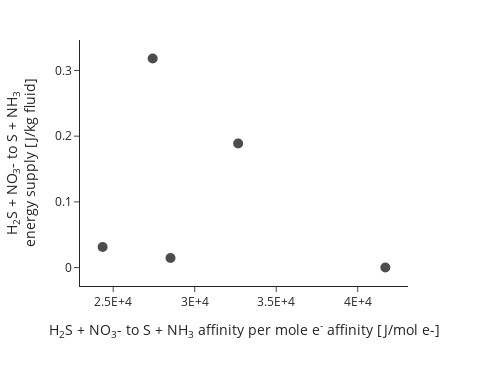

The notebook cell saved with this chart:
### Markdown cell above
As you can see from the plot below, there is no clear correlation between affinity and energy supply for this reaction. A large affinity might not necessarily translate to a large energy supply if one or more reactants is limited.

### Code cell
speciation.scatterplot(x="H2S + NO3- to S + NH3 affinity per mole e-",
                       y="H2S + NO3- to S + NH3 energy supply")

### Figure 1 — Plotly figure (JSON) as saved in the notebook; plotly's stock layout.template omitted (floating-point values rounded to 4 significant figures)
{"data": [{"customdata": [["Bison Pool", "NO<sub>3</sub><sup>-</sup> + 4 H<sub>2</sub>S + H<sup>+</sup> = 3 H<sub>2</sub>O + 4 sulfur + NH<sub>3</sub>", "H2S + NO3- to S + NH3 energy supply", "H<sub>2</sub>S + NO<sub>3</sub>- to S + NH<sub>3</sub> energy supply"], ["Spray Geyser Source", "NO<sub>3</sub><sup>-</sup> + 4 H<sub>2</sub>S + H<sup>+</sup> = 3 H<sub>2</sub>O + 4 sulfur + NH<sub>3</sub>", "H2S + NO3- to S + NH3 energy supply", "H<sub>2</sub>S + NO<sub>3</sub>- to S + NH<sub>3</sub> energy supply"], ["Crater Hills Geyser", "NO<sub>3</sub><sup>-</sup> + 4 H<sub>2</sub>S + H<sup>+</sup> = 3 H<sub>2</sub>O + 4 sulfur + NH<sub>3</sub>", "H2S + NO3- to S + NH3 energy supply", "H<sub>2</sub>S + NO<sub>3</sub>- to S + NH<sub>3</sub> energy supply"], ["Ambergris", "NO<sub>3</sub><sup>-</sup> + 4 H<sub>2</sub>S + H<sup>+</sup> = 3 H<sub>2</sub>O + 4 sulfur + NH<sub>3</sub>", "H2S + NO3- to S + NH3 energy supply", "H<sub>2</sub>S + NO<sub>3</sub>- to S + NH<sub>3</sub> energy supply"], ["MLS Source", "NO<sub>3</sub><sup>-</sup> + 4 H<sub>2</sub>S + H<sup>+</sup> = 3 H<sub>2</sub>O + 4 sulfur + NH<sub>3</sub>", "H2S + NO3- to S + NH3 energy supply", "H<sub>2</sub>S + NO<sub>3</sub>- to S + NH<sub>3</sub> energy supply"], ["Gas Crack", "NO<sub>3</sub><sup>-</sup> + 4 H<sub>2</sub>S + H<sup>+</sup> = 3 H<sub>2</sub>O + 4 sulfur + NH<sub>3</sub>", "H2S + NO3- to S + NH3 energy supply", "H<sub>2</sub>S + NO<sub>3</sub>- to S + NH<sub>3</sub> energy supply"], ["Snail", "NO<sub>3</sub><sup>-</sup> + 4 H<sub>2</sub>S + H<sup>+</sup> = 3 H<sub>2</sub>O + 4 sulfur + NH<sub>3</sub>", "H2S + NO3- to S + NH3 energy supply", "H<sub>2</sub>S + NO<sub>3</sub>- to S + NH<sub>3</sub> energy supply"]], "hovertemplate": "%{customdata[0]}<br>H<sub>2</sub>S + NO<sub>3</sub>- to S + NH<sub>3</sub> affinity per mole e<sup>-</sup> affinity [J/mol e-]: %{x} <br>H<sub>2</sub>S + NO<sub>3</sub>- to S + NH<sub>3</sub><br>energy supply [J/kg fluid]: %{y}<br>Reaction name: %{customdata[2]}<br>Reaction: %{customdata[1]}", "legendgroup": "NO<sub>3</sub><sup>-</sup> + 4 H<sub>2</sub>S + H<sup>+</sup> = 3 H<sub>2</sub>O + 4 sulfur + NH<sub>3</sub>", "marker": {"color": "#000000", "opacity": 0.7, "size": 10, "symbol": "circle"}, "mode": "markers", "name": "NO<sub>3</sub><sup>-</sup> + 4 H<sub>2</sub>S + H<sup>+</sup> = 3 H<sub>2</sub>O + 4 sulfur + NH<sub>3</sub>", "orientation": "v", "showlegend": true, "type": "scatter", "x": [NaN, 28520.0, 41690.0, 32660.0, NaN, 24350.0, 27420.0], "xaxis": "x", "y": [NaN, 0.01471, 0.0002205, 0.1889, NaN, 0.03137, 0.3181], "yaxis": "y"}], "layout": {"height": 366, "legend": {"title": {}, "tracegroupgap": 0}, "margin": {"t": 40}, "showlegend": false, "title": {"x": 0.5, "xanchor": "center"}, "width": 488, "xaxis": {"anchor": "y", "autorange": true, "domain": [0, 1], "exponentformat": "E", "range": [22960.0, 43090.0], "title": {"text": "H<sub>2</sub>S + NO<sub>3</sub>- to S + NH<sub>3</sub> affinity per mole e<sup>-</sup> affinity [J/mol e-]"}, "type": "linear"}, "yaxis": {"anchor": "x", "autorange": true, "domain": [0, 1], "exponentformat": "E", "range": [-0.02801, 0.3463], "title": {"text": "H<sub>2</sub>S + NO<sub>3</sub>- to S + NH<sub>3</sub><br>energy supply [J/kg fluid]"}, "type": "linear"}}}
